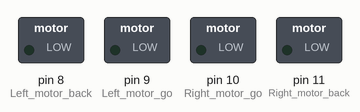
Simulated run of this sketch. Board: Arduino Uno, built with avr-gcc and run on an emulated ATmega328P. On the bench: switched loads named in the sketch (green lamp = pin HIGH).

Above: at 0.1 s.
At 0.6 s:
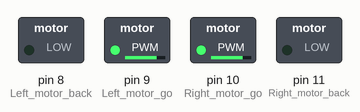
Timing chart, 0 to 2.1 s (numbered marks = the images above):
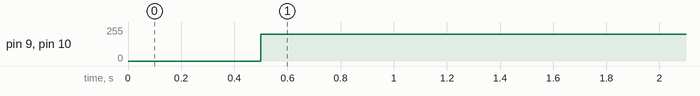

Measured:
- by itself, pin 9 (Left_motor_go), pin 10 (Right_motor_go): 0/255 → 200/255 at 0.50 s

The sketch:

advance.ino
```cpp
//============================亚博科技===========================
//  智能小车前进实验
//===============================================================
//#include <Servo.h>
int Left_motor_back=8;     //左电机后退(IN1)
int Left_motor_go=9;     //左电机前进(IN2)

int Right_motor_go=10;    // 右电机前进(IN3)
int Right_motor_back=11;    // 右电机后退(IN4)

void setup()
{
  //初始化电机驱动IO为输出方式
  pinMode(Left_motor_go,OUTPUT); // PIN 8 (PWM)
  pinMode(Left_motor_back,OUTPUT); // PIN 9 (PWM)
  pinMode(Right_motor_go,OUTPUT);// PIN 10 (PWM)
  pinMode(Right_motor_back,OUTPUT);// PIN 11 (PWM)
}
void run(int time)     // 前进
{
  digitalWrite(Right_motor_go,HIGH);  // 右电机前进
  digitalWrite(Right_motor_back,LOW);
  analogWrite(Right_motor_go,200);//PWM比例0~255调速，左右轮差异略增减
  analogWrite(Right_motor_back,0);
  digitalWrite(Left_motor_go,HIGH);  // 左电机前进
  digitalWrite(Left_motor_back,LOW);
  analogWrite(Left_motor_go,200);//PWM比例0~255调速，左右轮差异略增减
  analogWrite(Left_motor_back,0);
  delay(time * 100);   //执行时间，可以调整
}

void loop()
{
  delay(500);
  run(10); 	//前进
}
```
